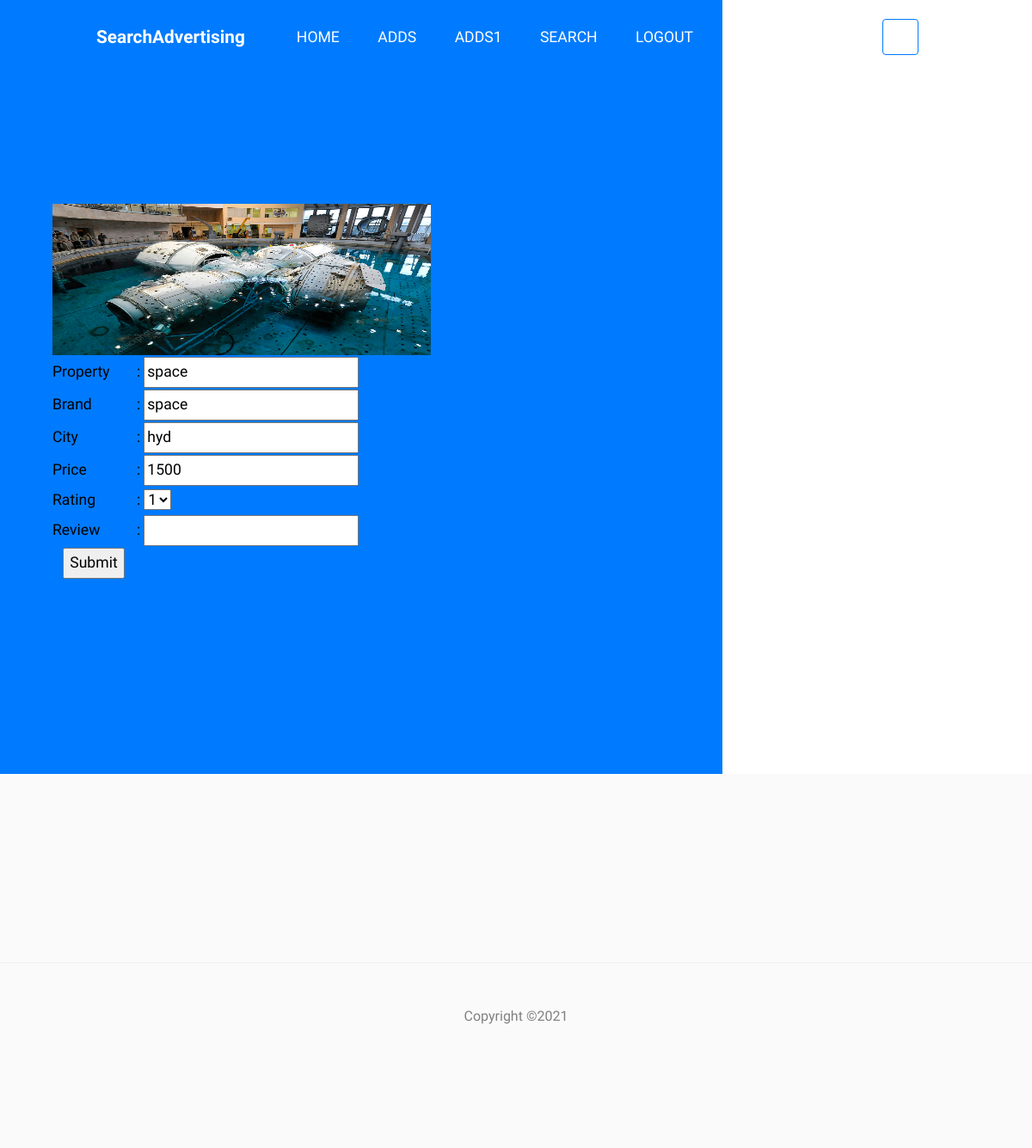
The app's page /viewdetails/?id=1&price=1500&brand=space&property=space&city=hyd&file=files/pdfs/cs9_NKnESeH.jpg with its own data.
### adagency/models.py (models this page shows, shortened)
class uploadmodel(models.Model):
    category = models.CharField(max_length=100)
    property = models.CharField(max_length=100)
    brand = models.CharField(max_length=100)
    city = models.CharField(max_length=100)
    price = models.CharField(max_length=100)
    file = models.FileField(upload_to='files/pdfs/')

### user/views.py (the view)
# urls.py: url(r'^viewdetails/', viewdetails, name="viewdetails"),
def viewdetails(request):
    if request.method == "POST":
        forms = viewdetailsform(request.POST)
        if forms.is_valid():
            forms.save()
            return render(request,'user/useresucces.html')
        else:
            print('Invalid Form')
            price = request.POST.get('price')
            brand = request.POST.get('brand')
            property = request.POST.get('property')
            city = request.POST.get('city')
            rating = request.POST.get('rating')
            review = request.POST.get('review')
            form = viewdetailsmodel(price=price,brand=brand,property=property,city=city,rating=rating,review=review)
            form.save()
            print("form savved")
            return render(request,'user/userviewadds.html',{'adds':form})
    else:
        if request.method =='GET':
            print("get method taking")
            id = request.GET.get('id')
            print('Image Id  = ',id)
            price = request.GET.get('price')
            brand = request.GET.get('brand')
            property = request.GET.get('property')
            city = request.GET.get('city')
            file = request.GET.get('file')
            print('Price = ',price,' brand',brand)
            data = uploadmodel.objects.get(id=id)
            print("data image url =",type(data.file))
            data2 = {'brand': data.brand, 'price': data.price,  'property':data.property,'city':data.city}
            viewadds = viewdetailsform(data2)
            return render(request, 'user/viewdetails.html', {'adds': viewadds,'image':data.file})

### user/forms.py
class viewdetailsform(forms.ModelForm):
    property = forms.CharField(widget=forms.TextInput(attrs={'readonly': 'readonly'}), required=True, max_length=100)
    brand = forms.CharField(widget=forms.TextInput(attrs={'readonly': 'readonly'}), required=True, max_length=100)
    city = forms.CharField(widget=forms.TextInput(attrs={'readonly': 'readonly'}), required=True, max_length=100)
    price = forms.IntegerField(widget=forms.TextInput(attrs={'readonly': 'readonly'}), required=True)
    rating = forms.ChoiceField(choices=[('1','1'),('2','2'),('3','3'),('4','4'),('5','5')])
    review = forms.CharField(widget=forms.TextInput(), required=True, max_length=100)
    class Meta:
        model = viewdetailsmodel
        fields = ('property', 'brand', 'city', 'price', 'rating','review')

### assets/templates/user/viewdetails.html (shortened to what this page needs)
{% extends 'userbase.html'%}
{% load static %}
{% block contents %}
<div class="intro-section" id="home-section">
      <div class="container">
        <div class="row align-items-center">
            <div class="col-lg-4 mr-auto" data-aos="fade-up">
<div class="col-sm-4" style="background-color:;border:;">
<form action="{% url 'viewdetails' %}" method="POST" enctype="multipart/form-data"  >
        <table align="center" style="margin-top:10px;">
                    <tr>
                        <td colspan="3" align="center">
                            <img src="{{image.url}}" style="width:25em;height:10em;">
                        </td>
                        <tr><td style="color:black">Property</td>
                        <td style="color:black">:</td>
                        <td height="30px" style="color:black">{{adds.property}}</td></tr>
                        <tr><td style="color:black">Brand</td>
                        <td style="color:black">:</td>
                        <td height="30px" style="color:black">{{adds.brand}}</td></tr>
                        <tr><td style="color:black">City</td>
                        <td style="color:black">:</td>
                        <td height="30px" style="color:black">{{adds.city}}</td></tr>
                        <tr><td style="color:black">Price</td>
                        <td style="color:black">:</td>
                        <td height="30px" style="color:black">{{adds.price}}</td></tr>
                        <tr><td style="color:black">Rating</td>
                        <td style="color:black">:</td>
                        <td height="30px" style="color:black">{{adds.rating}}</td></tr>
                        <tr><td style="color:black">Review</td>
                        <td style="color:black">:</td>
                         <td height="30px" style="color:black">{{adds.review}}</td></tr>
                    </tr>
            <tr>
        <td  align="center"><input style="color:Black" type="submit" name="submit"  ></td>
    </tr>
                </table></div>
                  </div>
          </div>
        <div class="col-lg-2 ml-auto"  data-aos="fade-up" data-aos-delay="100">
          </div>
        </div>
      </div>
    </div>
  {% endblock %}

### assets/static/css/style.css (style rules this page uses)
body { line-height: 1.7; color: gray; font-weight: 300; font-size: 1.1rem; }
.intro-section { position: relative; }
.intro-section, .intro-section .container .row { height: 100vh; min-height: 900px; }
.intro-section:before { content: ""; position: absolute; height: 100%; width: 70%; background: #007bff; border-bottom-right-radius: 0px; }

### records on screen
uploadmodel: property "space", brand "space", city "hyd", price "1500"
